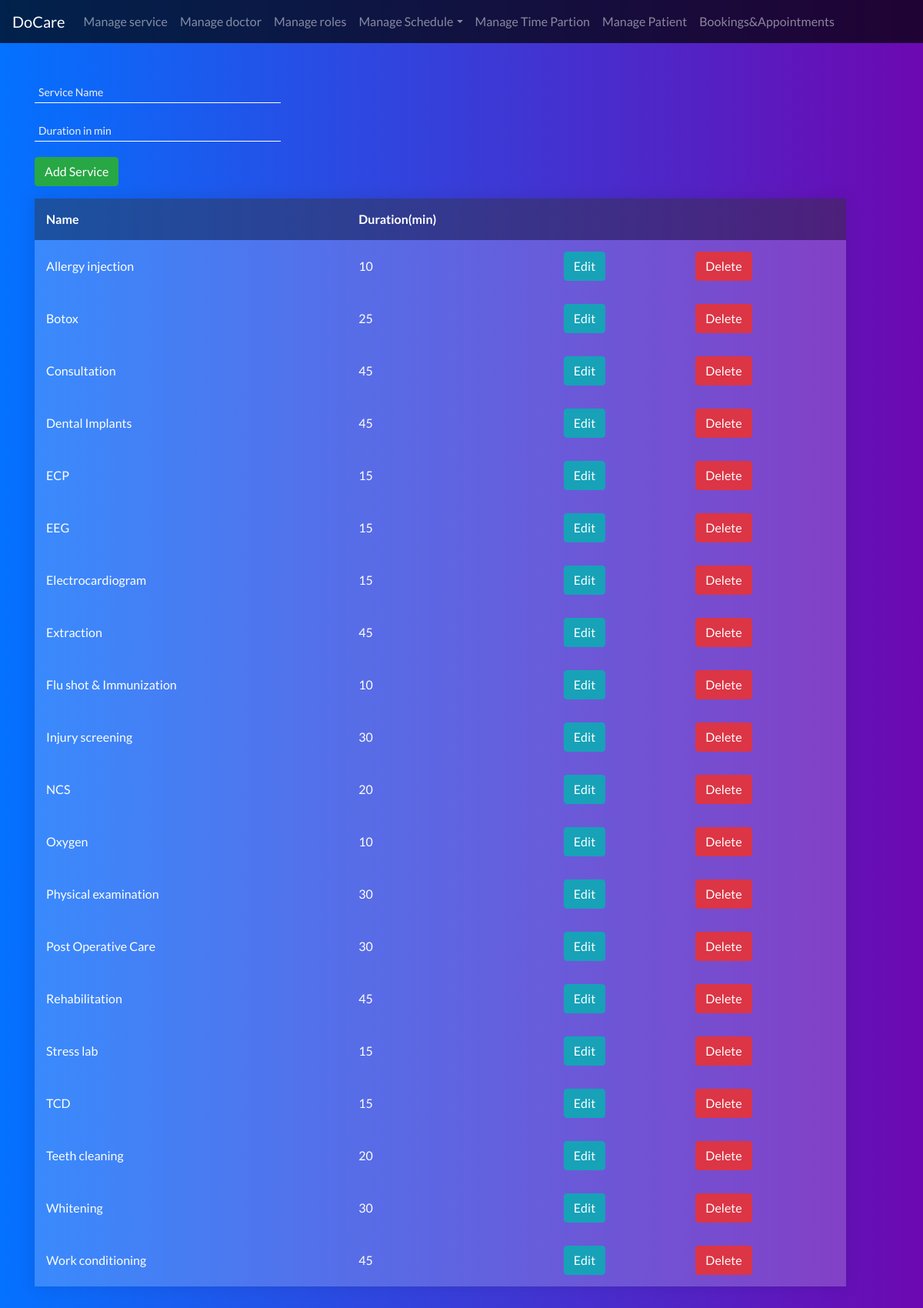
Page /admin/serviceManager.php (signed in) on the committed database.
### tables this page shows
CREATE TABLE `service` (
  `id` int NOT NULL,
  `name` text NOT NULL,
  `duration` int NOT NULL
);

### includes/autoloader.include.php (called while the page is built, shortened)
<?php
function autoloader($class)
{
$url=$_SERVER['HTTP_HOST'].$_SERVER['REQUEST_URI'];
if(strpos($url,'includes')!==false)
{
	$path='../../classes/';
}
else
{
	$path='../classes/';
	$extension='.class.php';
}
$fullpath = $path.$class.$extension;
}

### classes/dbAccess.class.php (called while the page is built)
<?php
class DbAccess{
	private $host = "localhost";
	private $user = "root";
	private $pwd = "test1234";
	private $dbname = "docare";
	protected function connect()
	{
		try{
		$dsn = 'mysql:host='.$this->host.';dbname='.$this->dbname;
		$pdo = new PDO($dsn,$this->user,$this->pwd);
		$pdo->setAttribute(PDO::ATTR_ERRMODE, PDO::ERRMODE_EXCEPTION);
		$pdo->setAttribute(PDO::ATTR_DEFAULT_FETCH_MODE, PDO::FETCH_ASSOC);
		return $pdo;
		}
		catch(PDOException $e){
			error_log("Database connection error:".$e->getMessage(), 0);
			die("Database connection error:".$e->getMessage());
		}
	}
}

### classes/service.class.php (called while the page is built, shortened)
<?php
class Service extends DbAccess
{
	private $table,$pdo,$name,$duration;
	public function __construct()
	{
		$this->pdo=$this->connect();
		$this->table="service";
	}
	public function getAll()
	{
		$sql="SELECT * FROM $this->table ORDER BY name ASC";
		$stmt=$this->pdo->prepare($sql);
		$stmt->execute();
            $result=$stmt->fetchAll();
            if(empty($result))
            {
            	return false;
            }
            else
            {
            	return $result;
            }
	}
}

### admin/serviceManager.php (the view, shortened to what this page needs)
<!DOCTYPE html>
<html>
<head>
    <?php include "header.php" ?>
<body>
<div class="container pt-5 pb-5">
<div id="addservice">
<?php
include_once 'addservice.php';
?>
</div>
<?php
$service=new Service();
$serviceList=$service->getAll();
if(empty($serviceList))
{
	echo "<h3>No service found!</h3>";
}
else{
?>
<table id="serv">
    <thead>
<th>Name</th><th>Duration(min)</th><th></th><th></th>
        </thead>
	<?php
		foreach ($serviceList as $unit) {
			?>
			<tr>
				<td><?php echo $unit['name']; ?></td>
				<td><?php echo $unit['duration'];?></td>
				<td><a href="editService.php?action=edit&id=<?php echo $unit['id'];?>" class="btn btn-info">Edit</a></td>
				<td><a href="serviceManager.php?action=delete&id=<?php echo $unit['id'];?>" onclick="return confirm('click ok to confirm deletion')" class="btn btn-danger">Delete</a></td>
			</tr>
			<?php
		}
	?>
</table>
<?php
}
 ?>
    </div>
</body>
</html>

### css/admin.css (style rules this page uses)
body { font-family: 'Lato' !important; background: linear-gradient(to right,rgb(4, 113, 255),rgb(109, 8, 177)) !important; box-sizing: border-box !important; color: white; }
*, *:before, *:after { -webkit-box-sizing: border-box; -moz-box-sizing: border-box; box-sizing: border-box; }
table { width: 95%; border-collapse: collapse; overflow: hidden; box-shadow: 0 0 20px rgba(0, 0, 0, 0.1); }
th, td { padding: 15px; background-color: rgba(255, 255, 255, 0.2); color: #fff; }
th { text-align: left; }
thead th { background: rgba(50, 50, 50, 0.45); }
tbody td { position: relative; }

### rows in the picture
service: name "Allergy injection", duration "10"
service: name "Botox", duration "25"
service: name "Consultation", duration "45"
service: name "Dental Implants", duration "45"
service: name "ECP", duration "15"
service: name "EEG", duration "15"
service: name "Electrocardiogram", duration "15"
service: name "Extraction", duration "45"
service: name "Flu shot & Immunization", duration "10"
service: name "Injury screening", duration "30"
service: name "NCS", duration "20"
service: name "Oxygen", duration "10"
service: name "Physical examination", duration "30"
service: name "Post Operative Care", duration "30"
service: name "Rehabilitation", duration "45"
service: name "Stress lab", duration "15"
service: name "TCD", duration "15"
service: name "Teeth cleaning", duration "20"
service: name "Whitening", duration "30"
service: name "Work conditioning", duration "45"
